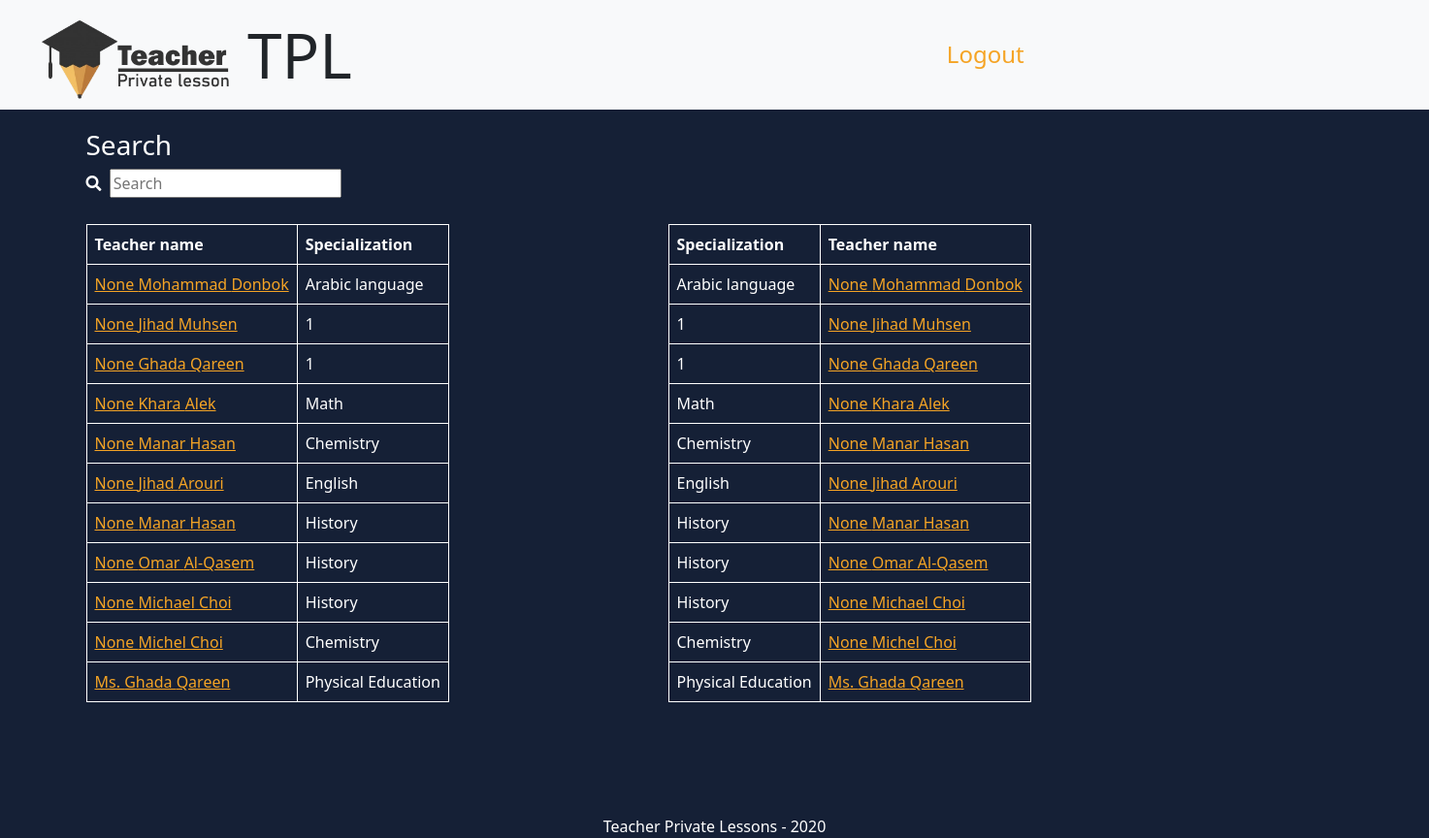
Page /home/ on the earlier database version.
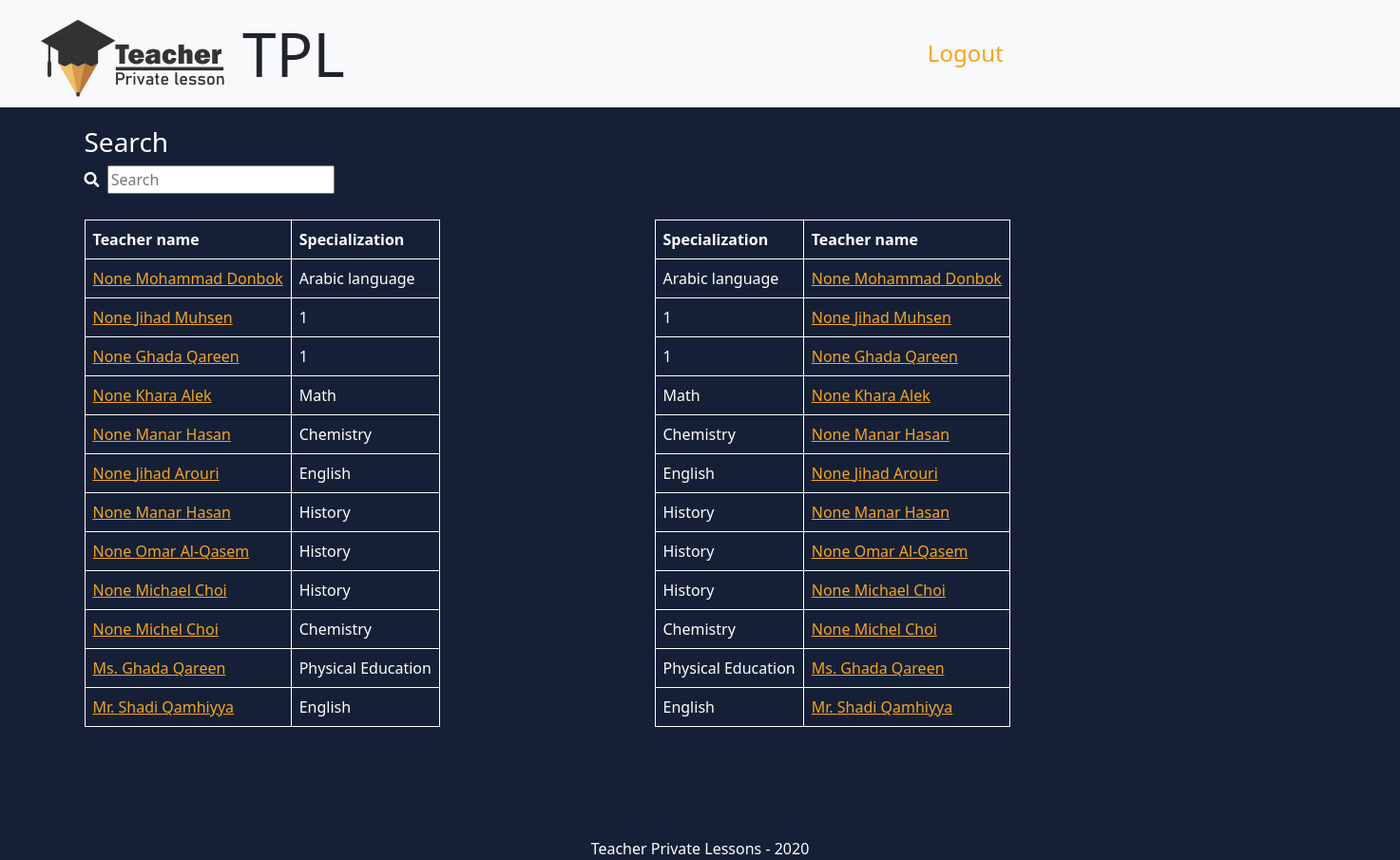
Same page on the later database version.
### TPL_app/models.py (models this page shows)
class Teacher(models.Model):
    first_name = models.CharField(max_length=255)
    last_name = models.CharField(max_length=255)
    occupation = models.CharField(max_length=255)
    specialization = models.CharField(max_length=255)
    education = models.CharField(max_length=255)
    gender = models.CharField(max_length=6, null=True)
    email = models.CharField(max_length=255, null=True)
    password = models.CharField(max_length=255, null=True)
    profile_pic = models.ImageField(upload_to='images/', null=True, blank=True)
    created_at = models.DateTimeField(auto_now_add=True)
    updated_at = models.DateTimeField(auto_now=True)

### TPL_app/views.py (the view, shortened to what this page needs)
# urls.py: 2. Add a URL to urlpatterns:  path('', views.home, name='home')
def home(request):
    context = {}
    url_parameter = request.GET.get("q")
    print(url_parameter)
    if url_parameter:
        teachers = Teacher.objects.filter(first_name__icontains=url_parameter)
        teacher_subject = Teacher.objects.filter(
            specialization__icontains=url_parameter)
    else:
        teachers = Teacher.objects.all()
        teacher_subject = Teacher.objects.all()
    context['teachers'] = teachers
    context['specialization'] = teacher_subject
    return render(request, "home_page.html", context)

### TPL_app/templates/home_page.html (shortened to what this page needs)
<!DOCTYPE html>
<html lang="en">
<head>
    {% load static %}
    <link rel="stylesheet" href="https://use.fontawesome.com/releases/v5.8.2/css/all.css">
    <link rel="stylesheet" href="{% static 'css/home_page_style.css' %}" media="screen">
    <link href="https://cdn.jsdelivr.net/npm/bootstrap@5.0.0-beta1/dist/css/bootstrap.min.css" rel="stylesheet">
</head>
<body>
    <nav class="navbar navbar-expand-lg navbar-light bg-light">
        <div class="head">
            <img src="{% static 'images/logo.png' %}" width="200px">
            <h1 class="display-3" >TPL</h1>
        </div>
        <div class="collapse navbar-collapse" id="navbarSupportedContent">
            <ul class="navbar-nav me-auto mb-2 mb-lg-0">
                <li class="nav-item">
                  <a class="nav-link active" href="/logout">Logout</a>
                </li>
          </ul>
        </nav>
            <div class="container">
              <div class="row">
                <h3>Search</h3>
              <div>
                <i id="search-icon" class="fas fa-search"></i>
                <input id="user-input" placeholder="Search">
              </div>
            </div>
            <div class="row">
              <div id="replaceable-content">
                {% include 'search.html' %}
            </div>
              </div>
            </div>
            <div class="footer1">
              <footer>Teacher Private Lessons - 2020</footer>
            </div>
</body>
</html>

### TPL_app/templates/search.html
{% if teachers %}
    <table class="table" style="display: inline-block; width:600px;">
        <thead>
            <th>Teacher name</th>
            <th>Specialization</th>
        </thead>
        <tbody>
            {% for teacher in teachers %}
            <tr>
            <td><a href="/teacher-profile/{{teacher.id}}">{{teacher.gender}} {{teacher.first_name}} {{teacher.last_name}}</a></td>
            <td>{{teacher.specialization}}</td>
            </tr>
            {% endfor %}
            </tbody>
        {% else %}
        <div>No teachers found.</div>
    </ul>
{% endif %}
{% if specialization %}
    <table class="table" style="display: inline-block; width:600px;">
        <thead>
            <th>Specialization</th>
            <th>Teacher name</th>
        </thead>
        <tbody>
        {% for subject in specialization %}
        <tr>
        <td>{{subject.specialization}}</td>
        <td><a href="/teacher-profile/{{subject.id}}">{{subject.gender}} {{subject.first_name}} {{subject.last_name}}</a></td>
        </tr>
        {% endfor %}
        </tbody>
    </table>
        {% else %}
        <div>No subjects found.</div>
{% endif %}

Differences in the rows shown:
added Teacher: gender "Mr.", first_name "Shadi", last_name "Qamhiyya", specialization "English"
